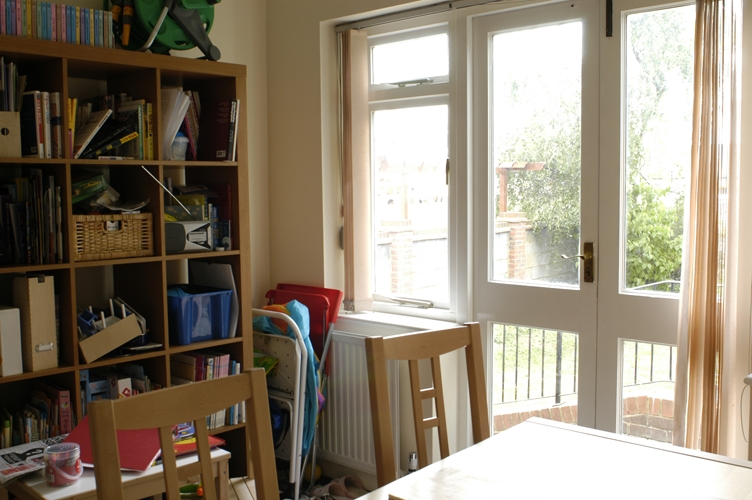
#> input picture prePBL/prog/img/house/C.jpg, 752 x 500 px
$ python imageFusion.py
#> lines starting #> are read from the running program, lines starting #| are printed output that depends on the picture
### prePBL/prog/pyrFunc.py
# -*- coding: utf-8 -*-

import cv2
import numpy as np
import matplotlib.pyplot as plt

#####################################################
# generate 'm' level Gussian pyramid of image 'G'
#  def generateGussianPyr(G, m):
#
# generate 'm' level Gussian pyramid of image 'G0'
#  def generateLaplacianPyr(G0, m):
#
# generate 'm' level Laplacian pyramid of image 'lp'
#  def reconstructLaplacianPyr(lp, m):
#
# show image pyramid
#  def showPyr(pyr):
#####################################################


# generate 'm' level Gussian pyramid of image 'G'
def generateGussianPyr(G, m):
    gp = [G]
    for i in range(m-1):
        G = cv2.pyrDown(G)
        gp.append(G)
    return gp


# generate 'm' level Gussian pyramid of image 'G0'
def generateLaplacianPyr(G0, m):
    lp = []
    for i in range(m-1):
        size = (G0.shape[1], G0.shape[0])
        G1 = cv2.pyrDown(G0)
        tmpG = cv2.pyrUp(G1, dstsize=size)
        lp.append(cv2.subtract(G0, tmpG))
        G0 = G1
    lp.append(G1)
    return lp


# generate 'm' level Laplacian pyramid of image 'lp'
def reconstructLaplacianPyr(lp, m):
    rImg = lp[m-1]
    for i in range(m-1, 0, -1):
        size = (lp[i-1].shape[1], lp[i-1].shape[0])
        lpitmp = cv2.pyrUp(rImg, dstsize=size)
        rImg = cv2.add(lpitmp, lp[i-1])
    return rImg


# show image pyramid
def showPyr(pyr):
    m = len(pyr)
    h = np.round(np.sqrt(m))
    w = np.ceil(np.sqrt(m))
    for i in range(m):
        if pyr[i].min() < 0:
            pyr[i] *= 2.5  # enhance Laplacian values
        plt.subplot(h, w, i+1)
        if len(pyr[i].shape) == 3:  # color
            b, g, r = cv2.split(np.abs(pyr[i]))
            plt.imshow(cv2.merge((r, g, b)))  # cv2:BGR <--> plt:RGB
            plt.axis('off')
        else:  # gray
            plt.imshow(np.abs(pyr[i]), 'gray')
    plt.show()


# [44 lines left out: functions showMultiImage, showImage, writeImage, myNormalization, not called in this run]

### prePBL/prog/imageFusion.py
# -*- coding: utf-8 -*-

import cv2
import numpy as np
import pyrFunc as pf


def main():
    # input image files
    A = cv2.imread('./img/house/C.jpg')
#> A is the input picture: shape (500, 752, 3); mean B, G, R 115.2, 132.2, 143.5
    B = cv2.imread('./img/house/B.jpg')
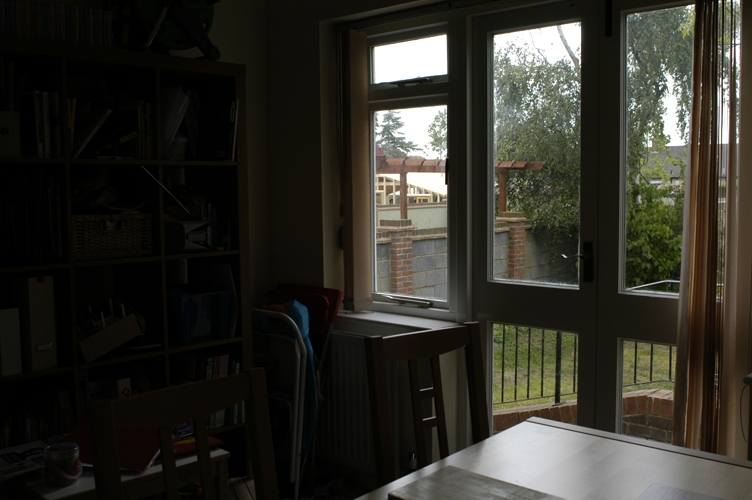
#> input picture prePBL/prog/img/house/B.jpg, 752 x 500 px
#> B is the input picture: shape (500, 752, 3); mean B, G, R 38.5, 45.7, 47.2
#    A = cv2.imread('./img/mask/white.png')
#    B = 255-A

    # calculate pyramid depth (level)
    nlv = int(np.log(np.min(A.shape[:2]))/np.log(2))
#> nlv = 8
    print('nlv:', nlv)
#| nlv: 8

    # generate Gaussian pyramid for A
    gpA = pf.generateGussianPyr(A.copy(), nlv)
#> after the loop in generateGussianPyr, `for i in range(m-1):`: gp = 8 items
#> gpA = 8 items
    pf.showPyr(gpA.copy())
#> in showPyr, `m = len(pyr)`: m = 8
#> in showPyr, `h = np.round(np.sqrt(m))`: h = 3
#> the loop in showPyr, `for i in range(m):` made 8 passes
#> pass 1, in showPyr, `b, g, r = cv2.split(np.abs(pyr[i]))`:
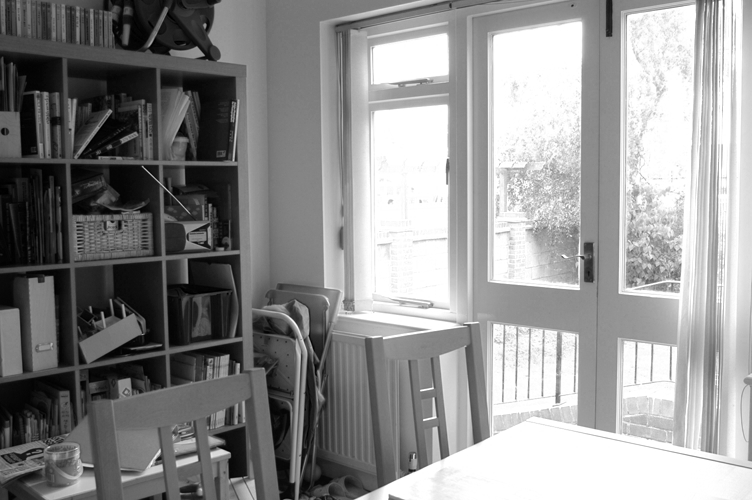
#> r: shape (500, 752); min 0, max 255, mean 143.5
#> after the loop in showPyr, `for i in range(m):`: pyr = 8 items
#> in showPyr, `plt.show()`:
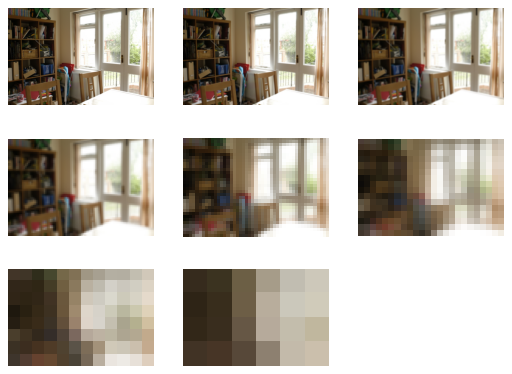
#> figure drawn by matplotlib, 8 panels

    # generate Gaussian pyramid for B
    gpB = pf.generateGussianPyr(B.copy(), nlv)
#> gpB = 8 items
    pf.showPyr(gpB.copy())

    # generate Laplacian Pyramid for A
    lpA = pf.generateLaplacianPyr(A.copy(), nlv)
#> after the loop in generateLaplacianPyr, `for i in range(m-1):`: lp = 7 items
#> lpA = 8 items
    pf.showPyr(lpA.copy())
#> the loop in showPyr (call 3), `for i in range(m):` made 8 passes
#> pass 1, in showPyr (call 3), `b, g, r = cv2.split(np.abs(pyr[i]))`:
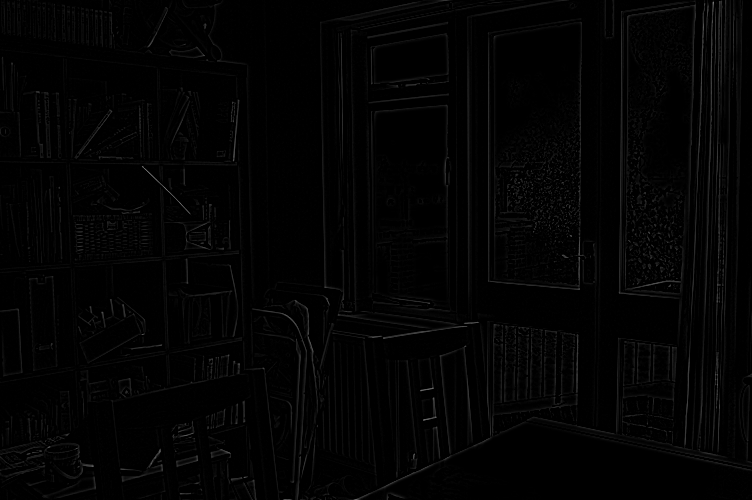
#> b: shape (500, 752); min 0, max 120, mean 3.1

    # generate Laplacian Pyramid for B
    lpB = pf.generateLaplacianPyr(B.copy(), nlv)
#> lpB = 8 items
    pf.showPyr(lpB.copy())
#> in showPyr (call 4), `plt.show()`:
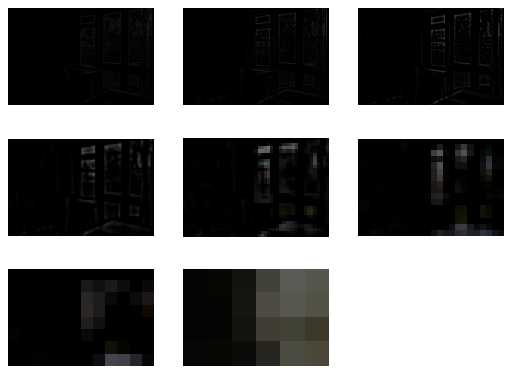
#> figure drawn by matplotlib, 8 panels

    # Now add left and right halves of images in each level
    LS = []
    for la, lb in zip(lpA, lpB):
        rows, cols, dpt = la.shape
        ls_ = np.hstack((la[:, :int(cols/2)], lb[:, int(cols/2):]))
        LS.append(ls_)
#> this loop made 8 passes
#> (rows, cols) on passes 1 to 8: (500, 752), (250, 376), (125, 188), (63, 94), (32, 47), (16, 24), (8, 12), (4, 6)
#> after the loop, LS = 8 items
    pf.showPyr(LS.copy())

    # now reconstruct
    rImg = pf.reconstructLaplacianPyr(LS, nlv)
#> after the loop in reconstructLaplacianPyr, `for i in range(m-1, 0, -1):`:
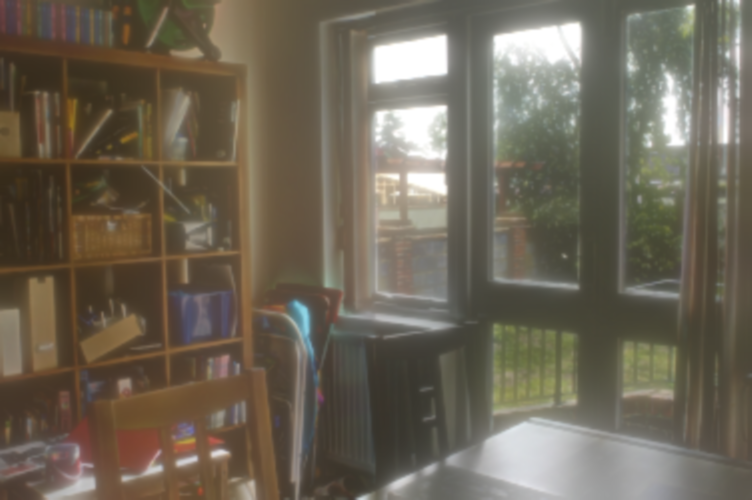
#> lpitmp: shape (500, 752, 3); mean of channels 0, 1, 2 86.6, 101.7, 110.1; drawn as B, G, R
    rImg[rImg > 255] = 255

    # image with direct connecting each half
    rows, cols, dpt = A.shape
#> rows = 500; cols = 752
    rImg_direct = np.hstack((A[:, :int(cols/2)], B[:, int(cols/2):]))
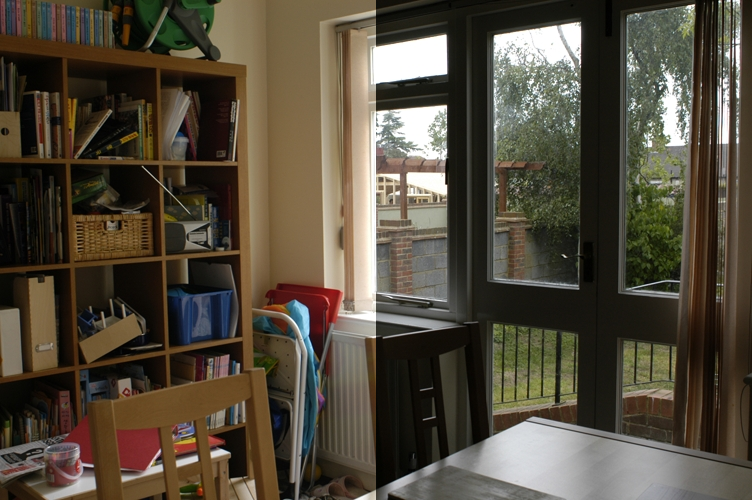
#> rImg_direct: shape (500, 752, 3); mean B, G, R 60.2, 74.7, 82.9

    cv2.imshow('Pyramid_blending2', rImg)
    cv2.imshow('Direct_blending', rImg_direct)
    cv2.waitKey(0)
    cv2.destroyAllWindows

    # output image files
    cv2.imwrite('res/Pyramid_blendingCB.jpg', rImg)
#    cv2.imwrite('res/Direct_blending.jpg',rImg_direct)


if __name__ == '__main__':
    main()
